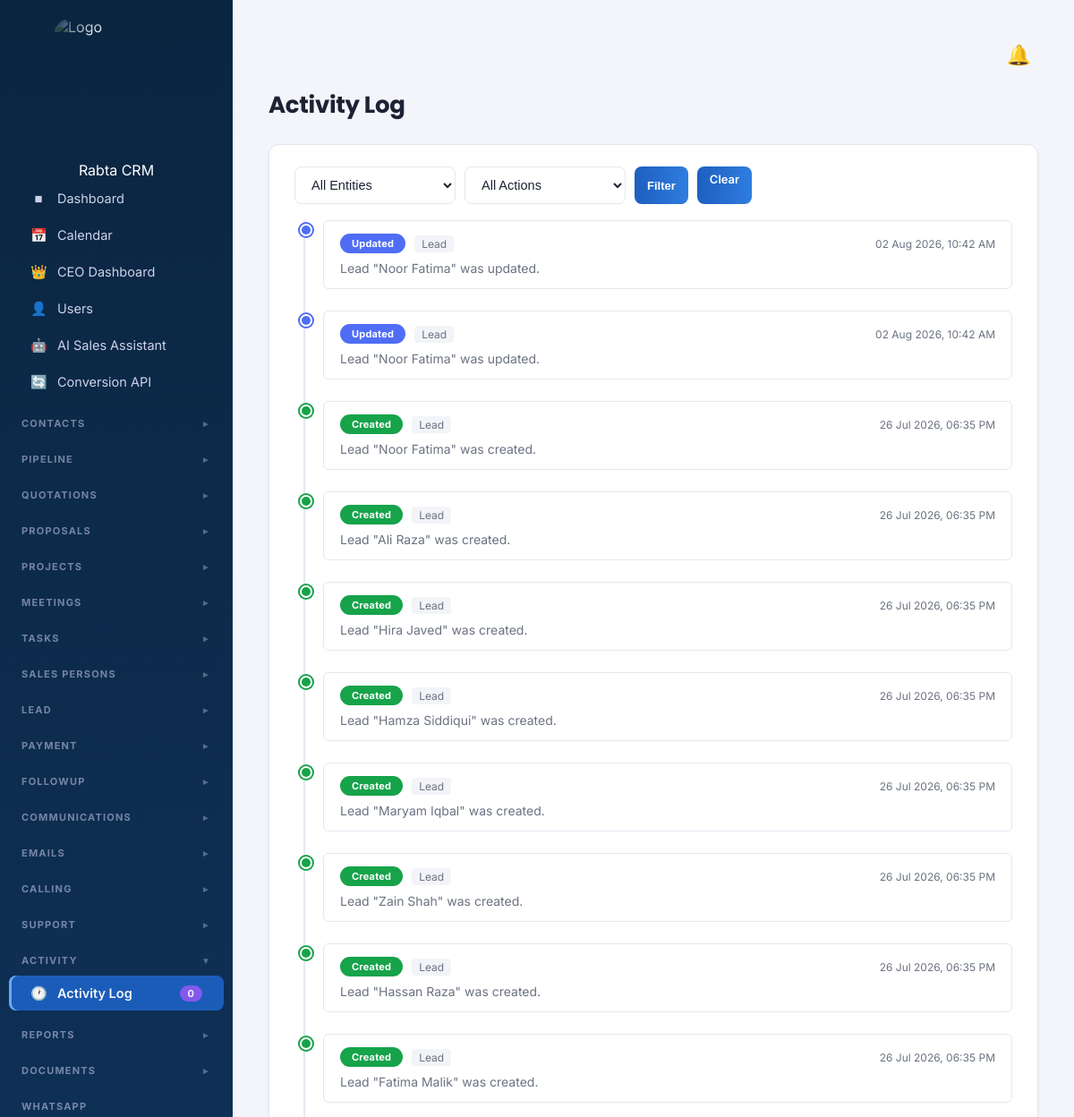
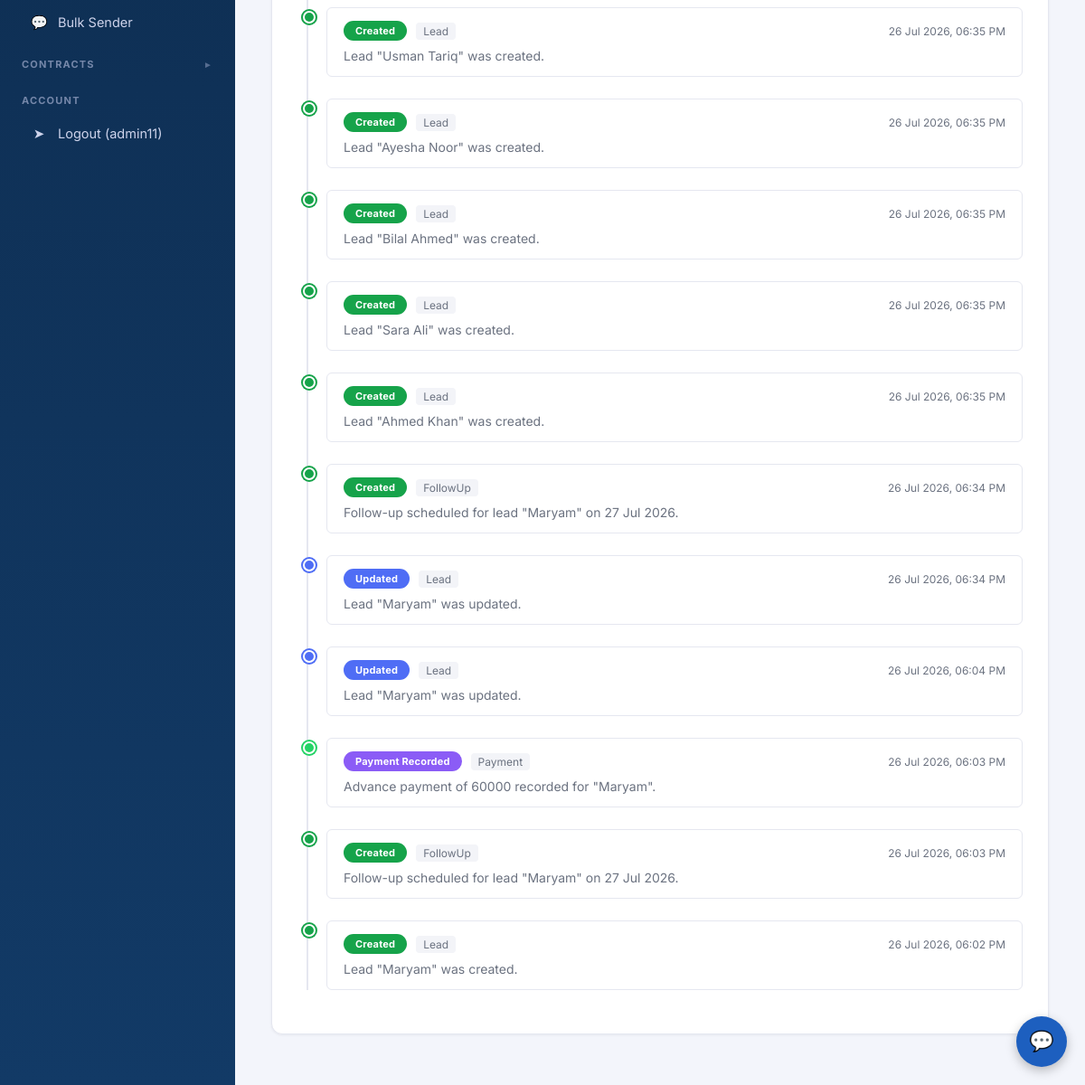
Screenshot of /activity/ (signed in) with the database file from the repository (2 pictures, top to bottom).
### leads/models.py (models this page shows, shortened)
class ActivityLog(models.Model):
    ACTION_CHOICES = [
        ('created', 'Created'),
        ('updated', 'Updated'),
        ('deleted', 'Deleted'),
        ('status_changed', 'Status Changed'),
        ('assigned', 'Assigned'),
        ('commented', 'Commented'),
        ('payment', 'Payment Recorded'),
        ('converted', 'Converted'),
        ('login', 'Logged In'),
    ]
    user = models.ForeignKey(
        User, on_delete=models.SET_NULL,
        null=True, blank=True, related_name='activity_logs'
    )
    action = models.CharField(max_length=20, choices=ACTION_CHOICES)
    entity_type = models.CharField(max_length=50)
    entity_id = models.IntegerField(null=True, blank=True)
    entity_name = models.CharField(max_length=200, blank=True, null=True)
    description = models.TextField()
    created_at = models.DateTimeField(auto_now_add=True)
    class Meta:
        ordering = ['-created_at']

### leads/views.py (the view)
# urls.py: path('activity/', views.activity_log, name='activity_log'),
@login_required
def activity_log(request):
    logs = ActivityLog.objects.select_related('user').all()
    entity_type = request.GET.get('entity')
    if entity_type:
        logs = logs.filter(entity_type=entity_type)
    action = request.GET.get('action')
    if action:
        logs = logs.filter(action=action)
    logs = logs[:500]
    entity_types = ActivityLog.objects.values_list(
        'entity_type', flat=True
    ).distinct().order_by('entity_type')
    context = {
        'logs': logs,
        'active': 'activity_log',
        'title': 'Activity Log',
        'entity_types': entity_types,
        'action_choices': ActivityLog.ACTION_CHOICES,
        'selected_entity': entity_type,
        'selected_action': action,
    }
    return render(request, 'leads/activity_log.html', context)

### leads/templatetags/custom_filters.py (called while the page is built)
@register.filter(name='has_full_access')
def has_full_access(user, section):
    if not user or user.is_anonymous:
        return False
    if user.is_superuser:
        return True
    try:
        return getattr(user.custom_permissions, section) == 'full'
    except Exception:
        return False

### leads/templates/leads/activity_log.html (shortened to what this page needs)
{% extends 'leads/base.html' %}
{% block content %}
<h1 class="page-title">Activity Log</h1>
<div class="card">
    <form method="get" class="search-bar">
        <select name="entity" class="form-control" style="max-width:180px;">
            <option value="">All Entities</option>
        </select>
        <select name="action" class="form-control" style="max-width:180px;">
            <option value="">All Actions</option>
        </select>
        <button type="submit" class="btn btn-small">Filter</button>
        <a href="{% url 'activity_log' %}" class="btn btn-small btn-outline">Clear</a>
    </form>
    <div class="timeline" style="margin-top:16px;">
        {% for log in logs %}
        <div class="timeline-item">
            <div class="timeline-dot
                {% if log.action == 'created' %}call
                {% elif log.action == 'deleted' %}note
                {% elif log.action == 'payment' %}whatsapp
                {% elif log.action == 'status_changed' %}sms
                {% else %}email{% endif %}">
            </div>
            <div class="timeline-card">
                <div class="timeline-card-header">
                    <div style="display:flex; align-items:center; gap:10px;">
                        <span class="pill
                            {% if log.action == 'created' %}pill-converted
                            {% elif log.action == 'deleted' %}pill-lost
                            {% elif log.action == 'payment' %}pill-positive
                            {% elif log.action == 'status_changed' %}pill-quotation
                            {% else %}pill-new{% endif %}"
                            style="font-size:11px;">
                            {{ log.get_action_display }}
                        </span>
                        <span style="font-size:12px; color:var(--text-muted);
                                     background:#f3f4f8; padding:2px 8px;
                                     border-radius:4px;">
                            {{ log.entity_type }}
                        </span>
                    </div>
                    <div style="display:flex; align-items:center; gap:10px;">
                        <span class="timeline-card-meta">
                            {{ log.created_at|date:"d M Y, h:i A" }}
                        </span>
                    </div>
                </div>
                <div class="timeline-card-body">{{ log.description }}</div>
            </div>
        </div>
        {% empty %}
        <div class="empty-state">No activity logged yet.</div>
        {% endfor %}
    </div>
</div>
{% endblock %}

### leads/templates/leads/base.html (shortened to what this page needs)
{% load custom_filters %}
{% load static %}
<!DOCTYPE html>
<html lang="en">
<head>
<link rel="stylesheet" href="{% static 'css/style.css' %}">
</head>
<body>
<div class="app" id="appRoot">
    <aside class="sidebar">
        <div class="brand" style="display:flex; justify-content:center; padding: 20px 0;">
            <div style="
                width: 140px;
                height: 140px;
                border-radius: 20px;
                overflow: hidden;
                -webkit-mask-image: radial-gradient(circle, rgba(0,0,0,1) 55%, rgba(0,0,0,0) 100%);
                mask-image: radial-gradient(circle, rgba(0,0,0,1) 55%, rgba(0,0,0,0) 100%);
            ">
                <img src="{% static 'images/logo1.png' %}"
                    alt="Logo"
                    style="width:100% !important; height:100% !important; object-fit:cover !important; display:block !important;">
            </div>
        </div>
         <div class="brand" style="text-align: center;">Rabta CRM</div>
        <nav>
            <a href="{% url 'dashboard' %}" class="{% if active == 'dashboard' %}active{% endif %}">
                <span class="left"><span class="icon">&#9632;</span> Dashboard</span>
            </a>
            <a href="{% url 'calendar_view' %}" class="{% if active == 'calendar' %}active{% endif %}">
                <span class="left"><span class="icon">&#128197;</span> Calendar</span>
            </a>
            {% if '*' in allowed_sections or user.profile.role == 'ceo' %}
            {% if '*' in allowed_sections or 'ceo_dashboard' in allowed_sections %}
            <a href="{% url 'ceo_dashboard' %}" class="{% if active == 'ceo_dashboard' %}active{% endif %}">
                <span class="left"><span class="icon">👑</span> CEO Dashboard</span>
            </a>
            {% endif %}
            {% if user.is_superuser or user.profile.role == 'admin' %}
            <a href="{% url 'user_list' %}" class="{% if active == 'users' %}active{% endif %}">
                <span class="left"><span class="icon">&#128100;</span> Users</span>
            </a>
            {% endif %}
            {% endif %}
            {% if user.is_superuser or 'leads' in allowed_sections or '*' in allowed_sections %}
            <a href="{% url 'salesai:dashboard' %}" class="{% if active == 'salesai' %}active{% endif %}">
                <span class="left"><span class="icon">&#129302;</span> AI Sales Assistant</span>
            </a>
            {% endif %}
            {% if user.is_superuser or user.profile.role == 'admin' or user.profile.role == 'ceo' %}
            <a href="{% url 'capi:dashboard' %}" class="{% if active == 'capi' %}active{% endif %}">
                <span class="left"><span class="icon">&#128260;</span> Conversion API</span>
            </a>
            {% endif %}
        </nav>
{% if '*' in allowed_sections or 'contacts' in allowed_sections %}
        <div class="section-label dropdown-toggle" onclick="toggleSection('contacts')">
            CONTACTS
            <span class="arrow" id="arrow-contacts">&#9658;</span>
        </div>
{% endif %}
{% if '*' in allowed_sections or 'pipeline' in allowed_sections %}
        <div class="section-label dropdown-toggle" onclick="toggleSection('pipeline')">
            PIPELINE
            <span class="arrow" id="arrow-pipeline">&#9660;</span>
        </div>
{% endif %}
{% if '*' in allowed_sections or 'quotations' in allowed_sections %}
        <div class="section-label dropdown-toggle" onclick="toggleSection('quotations')">
            QUOTATIONS
            <span class="arrow" id="arrow-quotations">&#9660;</span>
        </div>
{% endif %}
{% if '*' in allowed_sections or 'quotations' in allowed_sections %}
<div class="section-label dropdown-toggle" onclick="toggleSection('proposals')">
    PROPOSALS <span class="arrow" id="arrow-proposals">&#9658;</span>
</div>
{% endif %}
{% if '*' in allowed_sections or 'projects' in allowed_sections %}
        <div class="section-label dropdown-toggle" onclick="toggleSection('projects')">
            PROJECTS
            <span class="arrow" id="arrow-projects">&#9660;</span>
        </div>
{% endif %}
{% if '*' in allowed_sections or 'meetings' in allowed_sections %}
        <div class="section-label dropdown-toggle" onclick="toggleSection('meetings')">
            MEETINGS
            <span class="arrow" id="arrow-meetings">&#9660;</span>
        </div>
{% endif %}
{% if '*' in allowed_sections or 'tasks' in allowed_sections %}
        <div class="section-label dropdown-toggle" onclick="toggleSection('tasks')">
            TASKS
            <span class="arrow" id="arrow-tasks">&#9660;</span>
        </div>
{% endif %}
{% if '*' in allowed_sections or 'salespersons' in allowed_sections %}
        <div class="section-label dropdown-toggle" onclick="toggleSection('salespersons')">
            SALES PERSONS
            <span class="arrow" id="arrow-salespersons">&#9658;</span>
        </div>
{% endif %}
{% if '*' in allowed_sections or 'leads' in allowed_sections %}
        <div class="section-label dropdown-toggle" onclick="toggleSection('lead')">
            LEAD
            <span class="arrow" id="arrow-lead">&#9658;</span>
        </div>
{% endif %}
{% if '*' in allowed_sections or 'payments' in allowed_sections %}
        <div class="section-label dropdown-toggle" onclick="toggleSection('payment')">
            PAYMENT
            <span class="arrow" id="arrow-payment">&#9660;</span>
        </div>
{% endif %}
{% if '*' in allowed_sections or 'followups' in allowed_sections %}
        <div class="section-label dropdown-toggle" onclick="toggleSection('followup')">
            FOLLOWUP
            <span class="arrow" id="arrow-followup">&#9660;</span>
        </div>
{% endif %}
{% if '*' in allowed_sections or 'communications' in allowed_sections %}
        <div class="section-label dropdown-toggle" onclick="toggleSection('communications')">
            COMMUNICATIONS
            <span class="arrow" id="arrow-communications">&#9660;</span>
        </div>
{% endif %}
{% if '*' in allowed_sections or 'emails' in allowed_sections %}
        <div class="section-label dropdown-toggle" onclick="toggleSection('emails')">
            EMAILS
            <span class="arrow" id="arrow-emails">&#9658;</span>
        </div>
{% endif %}
{% if '*' in allowed_sections or 'calling' in allowed_sections %}
        <div class="section-label dropdown-toggle" onclick="toggleSection('calling')">
            CALLING
            <span class="arrow" id="arrow-calling">&#9658;</span>
        </div>
{% endif %}
{% if '*' in allowed_sections or 'support' in allowed_sections %}
        <div class="section-label dropdown-toggle" onclick="toggleSection('support')">
            SUPPORT
            <span class="arrow" id="arrow-support">&#9660;</span>
        </div>
{% endif %}
{% if '*' in allowed_sections or 'activity' in allowed_sections %}
        <div class="section-label dropdown-toggle" onclick="toggleSection('activity')">
            ACTIVITY
            <span class="arrow" id="arrow-activity">&#9660;</span>
        </div>
        <nav class="dropdown-section" id="section-activity">
            <a href="{% url 'activity_log' %}" class="{% if active == 'activity_log' %}active{% endif %}">
                <span class="left"><span class="icon">&#128336;</span> Activity Log</span>
                <span class="badge badge-purple">{{ sidebar_counts.activity_today }}</span>
            </a>
        </nav>
{% endif %}
{% if '*' in allowed_sections or 'reports' in allowed_sections %}
        <div class="section-label dropdown-toggle" onclick="toggleSection('reports')">
            REPORTS
            <span class="arrow" id="arrow-reports">&#9660;</span>
        </div>
{% endif %}
{% if '*' in allowed_sections or 'documents' in allowed_sections %}
        <div class="section-label dropdown-toggle" onclick="toggleSection('documents')">
            DOCUMENTS
            <span class="arrow" id="arrow-documents">&#9658;</span>
        </div>
{% endif %}
{% if '*' in allowed_sections %}
<div class="section-label">WHATSAPP</div>
<nav>
    <a href="{% url 'bulk_whatsapp_sender' %}"
       class="{% if active == 'bulk_whatsapp' %}active{% endif %}">
        <span class="left"><span class="icon">&#128172;</span> Bulk Sender</span>
    </a>
</nav>
{% endif %}
{% if '*' in allowed_sections or 'contracts' in allowed_sections %}
        <div class="section-label dropdown-toggle" onclick="toggleSection('contracts')">
            CONTRACTS
            <span class="arrow" id="arrow-contracts">&#9658;</span>
        </div>
{% endif %}
        {% if user.is_authenticated %}
        <div class="section-label">ACCOUNT</div>
        <nav>
            <a href="{% url 'logout' %}">
                <span class="left"><span class="icon">&#10148;</span> Logout ({{ user.username }})</span>
            </a>
        </nav>
        {% endif %}
    </aside>
    <main class="main">
        <div class="topbar">
            <a href="{% url 'notification_list' %}" class="notif-bell">
                &#128276;
            </a>
        </div>
        {% block content %}{% endblock %}
    </main>
</div>
<div id="assistant-widget">
    <button id="assistant-toggle">💬</button>
</div>
</body>
</html>

### leads/templates/leads/base.html (style rules this page uses)
#assistant-widget, #assistant-widget * { box-sizing: border-box !important; }
#assistant-widget { position: fixed !important; bottom: 20px !important; right: 20px !important; z-index: 999999 !important; font-family: "Segoe UI", Roboto, Helvetica, Arial, sans-serif !important; }
#assistant-widget #assistant-toggle { width: 56px !important; height: 56px !important; border-radius: 50% !important; background: #1d5fbf !important; color: #fff !important; border: none !important; font-size: 22px !important; cursor: pointer !important; box-shadow: 0 4px 12px rgba(0,0,0,0.25) !important; display: flex !important; align-items: center !important; justify-content: center !important; padding: 0 !important; }

### rows the page displays
ActivityLog: action "Updated", entity_type "Lead", created_at "02 Aug 2026, 10:42 AM", description "Lead \"Noor Fatima\" was updated."
ActivityLog: action "Updated", entity_type "Lead", created_at "02 Aug 2026, 10:42 AM", description "Lead \"Noor Fatima\" was updated."
ActivityLog: action "Created", entity_type "Lead", created_at "26 Jul 2026, 06:35 PM", description "Lead \"Noor Fatima\" was created."
ActivityLog: action "Created", entity_type "Lead", created_at "26 Jul 2026, 06:35 PM", description "Lead \"Ali Raza\" was created."
ActivityLog: action "Created", entity_type "Lead", created_at "26 Jul 2026, 06:35 PM", description "Lead \"Hira Javed\" was created."
ActivityLog: action "Created", entity_type "Lead", created_at "26 Jul 2026, 06:35 PM", description "Lead \"Hamza Siddiqui\" was created."
ActivityLog: action "Created", entity_type "Lead", created_at "26 Jul 2026, 06:35 PM", description "Lead \"Maryam Iqbal\" was created."
ActivityLog: action "Created", entity_type "Lead", created_at "26 Jul 2026, 06:35 PM", description "Lead \"Zain Shah\" was created."
ActivityLog: action "Created", entity_type "Lead", created_at "26 Jul 2026, 06:35 PM", description "Lead \"Hassan Raza\" was created."
ActivityLog: action "Created", entity_type "Lead", created_at "26 Jul 2026, 06:35 PM", description "Lead \"Fatima Malik\" was created."
ActivityLog: action "Created", entity_type "Lead", created_at "26 Jul 2026, 06:35 PM", description "Lead \"Usman Tariq\" was created."
ActivityLog: action "Created", entity_type "Lead", created_at "26 Jul 2026, 06:35 PM", description "Lead \"Ayesha Noor\" was created."
ActivityLog: action "Created", entity_type "Lead", created_at "26 Jul 2026, 06:35 PM", description "Lead \"Bilal Ahmed\" was created."
ActivityLog: action "Created", entity_type "Lead", created_at "26 Jul 2026, 06:35 PM", description "Lead \"Sara Ali\" was created."
ActivityLog: action "Created", entity_type "Lead", created_at "26 Jul 2026, 06:35 PM", description "Lead \"Ahmed Khan\" was created."
ActivityLog: action "Created", entity_type "FollowUp", created_at "26 Jul 2026, 06:34 PM", description "Follow-up scheduled for lead \"Maryam\" on 27 Jul 2026."
ActivityLog: action "Updated", entity_type "Lead", created_at "26 Jul 2026, 06:34 PM", description "Lead \"Maryam\" was updated."
ActivityLog: action "Updated", entity_type "Lead", created_at "26 Jul 2026, 06:04 PM", description "Lead \"Maryam\" was updated."
ActivityLog: action "Payment Recorded", entity_type "Payment", created_at "26 Jul 2026, 06:03 PM", description "Advance payment of 60000 recorded for \"Maryam\"."
ActivityLog: action "Created", entity_type "FollowUp", created_at "26 Jul 2026, 06:03 PM", description "Follow-up scheduled for lead \"Maryam\" on 27 Jul 2026."
ActivityLog: action "Created", entity_type "Lead", created_at "26 Jul 2026, 06:02 PM", description "Lead \"Maryam\" was created."

### other values shown
{{ sidebar_counts.activity_today }} "0"
{{ user.username }} "admin11"
